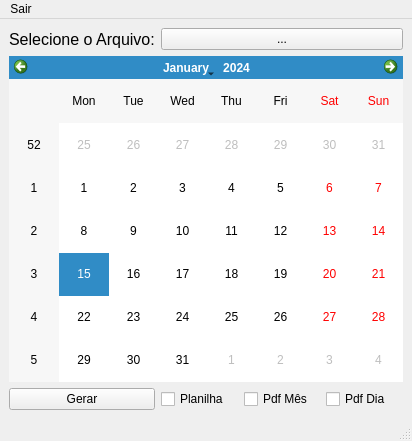
<?xml version="1.0" encoding="UTF-8"?>
<ui version="4.0">
 <class>TelaPrincipal</class>
 <widget class="QMainWindow" name="TelaPrincipal">
  <property name="enabled">
   <bool>true</bool>
  </property>
  <property name="geometry">
   <rect>
    <x>0</x>
    <y>0</y>
    <width>412</width>
    <height>441</height>
   </rect>
  </property>
  <property name="windowTitle">
   <string>Tela Principal</string>
  </property>
  <widget class="QWidget" name="centralwidget">
   <layout class="QGridLayout" name="gridLayout">
    <item row="3" column="3">
     <widget class="QCheckBox" name="checkDia">
      <property name="text">
       <string>Pdf Dia</string>
      </property>
     </widget>
    </item>
    <item row="0" column="0">
     <widget class="QLabel" name="label_2">
      <property name="font">
       <font>
        <pointsize>12</pointsize>
       </font>
      </property>
      <property name="text">
       <string>Selecione o Arquivo:</string>
      </property>
     </widget>
    </item>
    <item row="3" column="0">
     <widget class="QPushButton" name="botaoGerar">
      <property name="text">
       <string>Gerar</string>
      </property>
     </widget>
    </item>
    <item row="1" column="0" colspan="4">
     <widget class="QCalendarWidget" name="calendario"/>
    </item>
    <item row="3" column="1">
     <widget class="QCheckBox" name="checkplanilha">
      <property name="text">
       <string>Planilha</string>
      </property>
     </widget>
    </item>
    <item row="3" column="2">
     <widget class="QCheckBox" name="checkmes">
      <property name="text">
       <string>Pdf Mês</string>
      </property>
     </widget>
    </item>
    <item row="0" column="1" colspan="3">
     <widget class="QPushButton" name="escolheArquivo">
      <property name="cursor">
       <cursorShape>PointingHandCursor</cursorShape>
      </property>
      <property name="text">
       <string>...</string>
      </property>
      <property name="icon">
       <iconset>
        <normaloff>seletor.png</normaloff>seletor.png</iconset>
      </property>
      <property name="autoDefault">
       <bool>false</bool>
      </property>
      <property name="flat">
       <bool>false</bool>
      </property>
     </widget>
    </item>
   </layout>
  </widget>
  <widget class="QMenuBar" name="menubar">
   <property name="geometry">
    <rect>
     <x>0</x>
     <y>0</y>
     <width>412</width>
     <height>21</height>
    </rect>
   </property>
   <widget class="QMenu" name="menuSair">
    <property name="title">
     <string>Sair</string>
    </property>
   </widget>
   <addaction name="menuSair"/>
  </widget>
  <widget class="QStatusBar" name="statusbar"/>
 </widget>
 <resources/>
 <connections/>
</ui>
